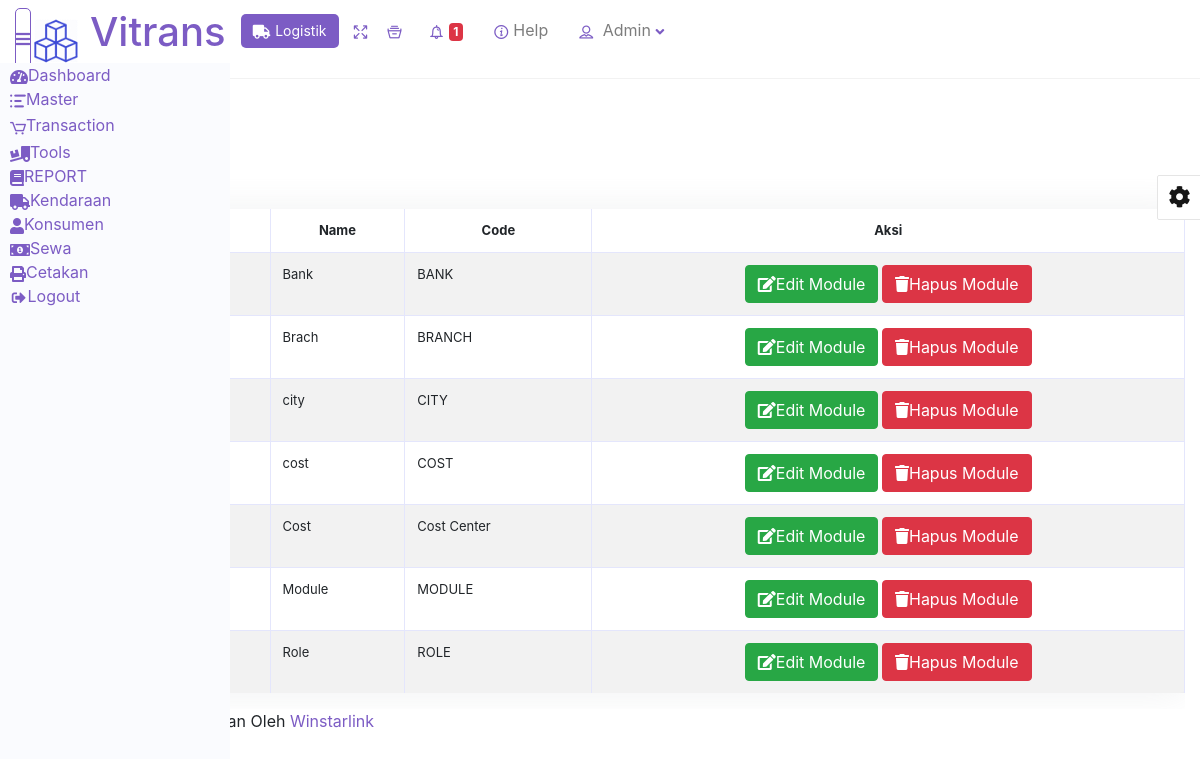
Page /logistik_erp/index.php/module on the committed database.
### tables this page shows
CREATE TABLE `module` (
  `id` int(11) NOT NULL,
  `category` varchar(50) NOT NULL,
  `name` varchar(50) NOT NULL,
  `code` varchar(50) NOT NULL,
  PRIMARY KEY (`id`)
);

### logistik_erp/application/controllers/Module.php (called while the page is built, shortened)
<?php
class Module extends CI_Controller {
    public function __construct(){
        $this->load->model('M_module');
        $this->load->library('form_validation');
    }
    public function index(){
        $data['judul'] = 'Halaman Menu Module';
        $data['module'] = $this->M_module->tampil_data();
        $this->load->view('templates/header',$data);
        $this->load->view('module/index',$data);
        $this->load->view('templates/footer');
    }
}

### logistik_erp/index.php (called while the page is built, shortened)
<?php
require_once BASEPATH.'core/CodeIgniter.php';

### logistik_erp/application/models/M_module.php (called while the page is built, shortened)
<?php
class M_module extends CI_Model{
    public function tampil_data(){
        return $this->db->get('module')->result_array();
    }
}

### logistik_erp/application/views/module/index.php (the view, shortened to what this page needs)
<div class="content-wrapper col-12">
<section class="content-header ml mt-2 auto">
    <div class="row mt-3">
    <div class="ml-3">
        <a href="<?= ('module/tambah');?>" class="btn btn-primary">Tambah Module</a>
    </div>
    <div class="col-md-6">
    </div>
</div>
<div style="margin-left:5px">
<div class="">
<div class="table-responsive mt-2">
<table id="mytable" class="table table-striped table-bordered table-hover table-full-width dataTable" cellspacing="0" width="" style="font-size: small;">
        <thead>
            <tr style="text-align:center">
                <th>No.</th>
                <th>Category</th>
                <th>Name</th>
                <th>Code</th>
                <th>Aksi</th>
            </tr>
        </thead>
        <tbody>
            <?php foreach ($module as $gaj): ?>
            <tr>
                <td style="text-align:center">
                </td>
                <td>
                </td>
                <td>
                    <?php echo $gaj['name'] ?>
                </td>
                <td>
                    <?php echo $gaj['code'] ?>
                </td>
                <td style="text-align:center">
                    <a href="<?php echo base_url();?>module/edit/<?= $gaj['id'];?>" class="btn btn-success" style=""><i class="fa fa-edit"></i>Edit Module</i></a>
                    <a href="<?= base_url();?>module/hapus/<?= $gaj['id'];?>" class="btn btn-danger " style="" onclick="return confirm('Yakin ingin dihapus?');"><i class="fa fa-trash"></i>Hapus Module</a>
                </td>
            </tr>
            <?php endforeach; ?>
        </tbody>
    </table>
    </div>
</div>

### logistik_erp/application/views/templates/header.php (shortened to what this page needs)
<!DOCTYPE html>
<html>
  <head>
      <link rel="stylesheet" href="https://stackpath.bootstrapcdn.com/bootstrap/4.1.3/css/bootstrap.min.css">
      <link rel="stylesheet" href="<?= base_url('public/vendor/bootstrap/css/bootstrap.min.css');?>" type="text/css">
    <link rel="stylesheet" href="<?= base_url('public/vendor/bootstrap-toggle/css/bootstrap-toggle.min.css');?>" type="text/css">
    <link rel="stylesheet" href="<?= base_url('public/vendor/bootstrap/css/bootstrap-datepicker.min.css');?>" type="text/css">
    <link rel="stylesheet" href="<?= base_url('public/vendor/jquery-timepicker/jquery.timepicker.min.css');?>" type="text/css">
    <link rel="stylesheet" href="<?= base_url('public/vendor/bootstrap/css/awesome-bootstrap-checkbox.css');?>" type="text/css">
    <link rel="stylesheet" href="<?= base_url('public/vendor/bootstrap/css/bootstrap-select.min.css');?>" type="text/css">
    <link rel="stylesheet" href="<?= base_url('public/vendor/font-awesome/css/font-awesome.min.css');?>" type="text/css">
    <link rel="stylesheet" href="<?= base_url('public/vendor/dripicons/webfont.css');?>" type="text/css">
    <link rel="stylesheet" href="http://salepropos.com/public/vendor/bootstrap/css/bootstrap-select.min.css" type="text/css">
    <link rel="stylesheet" href="https://cdnjs.cloudflare.com/ajax/libs/font-awesome/5.13.0/css/all.min.css">
    <link rel="stylesheet" href="http://salepropos.com/public/vendor/dripicons/webfont.css" type="text/css">
    <link rel="stylesheet" href="http://salepropos.com/public/css/grasp_mobile_progress_circle-1.0.0.min.css" type="text/css">
    <link rel="stylesheet" href="http://salepropos.com/public/vendor/malihu-custom-scrollbar-plugin/jquery.mCustomScrollbar.css" type="text/css">
    <link rel="stylesheet" href="http://salepropos.com/public/vendor/keyboard/css/keyboard.css" type="text/css">
    <link rel="stylesheet" href="http://salepropos.com/public/vendor/daterange/css/daterangepicker.min.css" type="text/css">
    <link rel="stylesheet" type="text/css" href="http://salepropos.com/public/vendor/datatable/dataTables.bootstrap4.min.css">
    <link rel="stylesheet" type="text/css" href="https://cdn.datatables.net/fixedheader/3.1.6/css/fixedHeader.bootstrap.min.css">
    <link rel="stylesheet" type="text/css" href="https://cdn.datatables.net/responsive/2.2.3/css/responsive.bootstrap.min.css">
    <link rel="stylesheet" href="http://salepropos.com/public/css/style.default.css" id="theme-stylesheet" type="text/css">
    <link rel="stylesheet" href="http://salepropos.com/public/css/dropzone.css">
    <link rel="stylesheet" href="http://salepropos.com/public/css/style.css">
    <link rel="stylesheet" href="<?= base_url('assets/cssvitrans.css');?>" type="text/css" id="custom-style">
  </head>
  <body onload="myFunction()">
      <nav class="side-navbar">
        <div class="side-navbar-wrapper">
          <div class="main-menu">
            <ul id="side-main-menu" class="side-menu list-unstyled">
              <li><a href="<?= base_url('dashboard');?>"><i class="fas fa-tachometer-alt"></i><span>Dashboard</span></a></li>
                                          <li>
                                        <a href="#product" aria-expanded="false" data-toggle="collapse" class="collapsed"> <i class="dripicons-list"></i><span>Master</span><span></span></a>
              </li>
                                                        <li><a href="#purchase" aria-expanded="false" data-toggle="collapse"> <i class="dripicons-cart"></i><span>Transaction</span></a>
              </li>
                                                        <li><a href="#sale" aria-expanded="false" data-toggle="collapse"><i class="fa fa-truck-loading"></i><span>Tools</span></a>
              </li>
                                          <li><a href="#expense" aria-expanded="false" data-toggle=""><i class="fa fa-book"></i><span>REPORT</span></a>
              </li>
                                                        <li><a href="#quotation" aria-expanded="false" data-toggle="collapse"> <i class="fa fa-truck"></i><span>Kendaraan</span><span></a>
              </li>
                                                        <li><a href="#transfer" aria-expanded="false" data-toggle="collapse"><i class="fa fa-user"></i><span>Konsumen</span></a>
              </li>
                                          <li><a href="#return" aria-expanded="false" data-toggle="collapse"><i class="fas fa-fw fa-money-bill-alt"></i><span>Sewa</span></a>
              </li>
                                                        <li class=""><a href="#account" aria-expanded="false" data-toggle="collapse"> <i class="fa fa-print"></i><span>Cetakan</span></a>
              </li>
              <li><a href="<?= base_url('auth/logout');?>"> <i class="fas fa-sign-out-alt fa-sm fa-fw"></i><span>Logout</span></a>
                             </li>
            </ul>
          </div>
        </div>
      </nav>
      <header class="header">
        <nav class="navbar">
          <div class="container-fluid">
            <div class="navbar-holder d-flex align-items-center justify-content-between">
              <a id="toggle-btn" href="#" class="menu-btn"><i class="fa fa-bars"> </i></a>
              <span class="brand-big"><img src="<?= base_url('assets/logo.png');?>"" width="50">&nbsp;&nbsp;<a href="<?= base_url('dashboard');?>"><h1 class="d-inline">Vitrans</h1></a></span>
              <ul class="nav-menu list-unstyled d-flex flex-md-row align-items-md-center">
                                                <li class="nav-item"><a class="dropdown-item btn-pos btn-sm" href="<?=base_url('logistik');?>"><i class="fa fa-truck"></i><span>Logistik</span></a></li>
                <li class="nav-item"><a id="btnFullscreen"><i class="dripicons-expand"></i></a></li>
                                  <li class="nav-item"><a href="http://salepropos.com/cash-register" title="Cash Register List"><i class="dripicons-archive"></i></a></li>
                                                                    <li class="nav-item" id="notification-icon">
                        <a rel="nofollow" data-target="#" href="#" data-toggle="dropdown" aria-haspopup="true" aria-expanded="false" class="nav-link dropdown-item"><i class="dripicons-bell"></i><span class="badge badge-danger notification-number">1</span>
                        </a>
                  </li>
                                <li class="nav-item">
                    <a class="dropdown-item" href="<?=base_url('logistik/read_me');?>" target="_blank"><i class="dripicons-information"></i>Help</a>
                </li>
                                <li class="nav-item">
                  <a rel="nofollow" data-target="#" href="#" data-toggle="dropdown" aria-haspopup="true" aria-expanded="false" class="nav-link dropdown-item"><i class="dripicons-user"></i> <span>Admin</span> <i class="fa fa-angle-down"></i>
                  </a>
                </li>
              </ul>
            </div>
          </div>
        </nav>
      </header>
    <div class="page">
      <div style="display:none" id="content" class="animate-bottom">
<div class="color-switcher hide-color-switcher">
    <a class="switcher-button"><i class="fa fa-cog fa-spin"></i></a>
</div>

### logistik_erp/application/views/templates/footer.php (shortened to what this page needs)
      </div>
<footer class="main-footer">
        <div class="container-fluid">
          <div class="row">
            <div class="col-sm-12">
              <p>© WinSales | Dikembangkan Oleh <a href="https://winstarlink.com" class="external">Winstarlink</a></p>
            </div>
          </div>
        </div>
      </footer>
  </body>
</html>

### logistik_erp/assets/cssvitrans.css (style rules this page uses)
.side-navbar { background-color: #fafbfe; position: fixed; top: 63px; left: 0; width: 200px; height: 90%; opacity: 1; width: 230px; text-align: left; transition: all 0.1s linear; z-index: 999; overflow-y: auto; }
.btn-primary { color: color-yiq(#7c5cc4); background-color: #7c5cc4; border-color: #7c5cc4; }
a { color: #7c5cc4; text-decoration: none; }
.dataTable { margin-top: 30px; }
.table thead { background-color: #FFF; }
.btn-pos { background-color: #7c5cc4; border: 2px solid transparent; border-radius: 5px; color: #FFF; line-height: 30px !important; padding-left: 10px !important; padding-right: 10px !important; text-decoration: none !important; }
.btn-pos i, .btn-pos span { color: #FFF !important; }
.animate-bottom { position: relative; -webkit-animation-name: animatebottom; -webkit-animation-duration: 1s; animation-name: animatebottom; animation-duration: 1s }
.btn-primary { background-color: #7c5cc4; border-color: #7c5cc4; }
.table:not(.permission-table) thead th { border-bottom: none; border-top: none; }
.table td { border-bottom: 1px solid #f5f5f5; }
.table:not(.permission-table) tr:last-child td { border-bottom: none; }
table.dataTable { background-color: #FFF; border-collapse: collapse !important; border-radius: 5px; box-shadow: 0 0 35px 0 rgba(154,161,171,.15); }
.table thead th { border-bottom: 1px solid #e4e6fc }
section { padding: 30px 0; }
.side-navbar li a { padding: 5px 10px; }
.side-navbar li a i { vertical-align: middle; }
nav.navbar a.menu-btn { background: transparent; border: 1px solid #7c5cc4; border-radius: 5px; color: #7c5cc4; }
nav.navbar { background: #FFF; border-bottom: 1px solid rgba(0, 0, 0, 0.05); line-height: 60px; padding: 0; }
nav.navbar .nav-item a i { color: #7c5cc4; font-size: 14px; margin-right: 5px; vertical-align: middle; }
nav.navbar .nav-item { margin-left: 15px; }
.dropdown-item { padding: 0 0.5rem; color: #7d7d7d; }
.table-bordered td, .table-bordered th { border-color: #e4e6fc }

### logistik_erp/application/views/templates/header.php (style rules this page uses)
nav.navbar a.menu-btn { padding: 12 !important; }
.color-switcher { background-color: #fff; border: 1px solid #e5e5e5; border-radius: 2px; padding: 10px; position: fixed; top: 150px; transition: all 0.4s ease 0s; width: 150px; z-index: 99999; }
.hide-color-switcher { right: -150px; }
.color-switcher a.switcher-button { background: #fff; border-top: #e5e5e5; border-right: #e5e5e5; border-bottom: #e5e5e5; border-left: #e5e5e5; border-style: solid solid solid solid; border-width: 1px 1px 1px 1px; border-radius: 2px; color: #161616; cursor: pointer; font-size: 22px; width: 45px; height: 45px; line-height: 43px; position: absolute; top: 24px; left: -44px; text-align: center; }
.color-switcher a.switcher-button i { line-height: 40px }

### rows in the picture
module: name "Bank", code "BANK"
module: name "Brach", code "BRANCH"
module: name "city", code "CITY"
module: name "cost", code "COST"
module: name "Cost", code "Cost Center"
module: name "Module", code "MODULE"
module: name "Role", code "ROLE"
